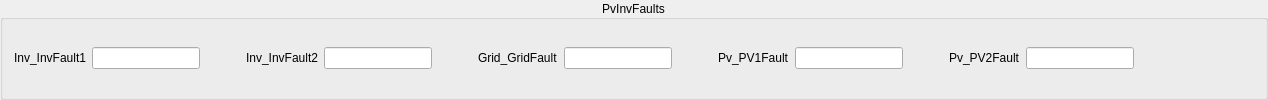
         <widget class="QGroupBox" name="groupBox_pvinv_82">
          <property name="title">
           <string>PvInvFaults</string>
          </property>
          <property name="alignment">
           <set>Qt::AlignCenter</set>
          </property>
          <layout class="QGridLayout" name="gridLayout_13">
           <item row="0" column="7">
            <widget class="QLineEdit" name="lineEdit_pvinv_82_02">
             <property name="readOnly">
              <bool>true</bool>
             </property>
            </widget>
           </item>
           <item row="0" column="2">
            <spacer name="horizontalSpacer_11">
             <property name="orientation">
              <enum>Qt::Horizontal</enum>
             </property>
             <property name="sizeHint" stdset="0">
              <size>
               <width>40</width>
               <height>20</height>
              </size>
             </property>
            </spacer>
           </item>
           <item row="0" column="6" alignment="Qt::AlignRight">
            <widget class="QLabel" name="label_pvinv_82_02">
             <property name="text">
              <string>Grid_GridFault</string>
             </property>
            </widget>
           </item>
           <item row="0" column="0" alignment="Qt::AlignRight">
            <widget class="QLabel" name="label_pvinv_82_00">
             <property name="text">
              <string>Inv_InvFault1</string>
             </property>
            </widget>
           </item>
           <item row="0" column="8">
            <spacer name="horizontalSpacer_8">
             <property name="orientation">
              <enum>Qt::Horizontal</enum>
             </property>
             <property name="sizeHint" stdset="0">
              <size>
               <width>40</width>
               <height>20</height>
              </size>
             </property>
            </spacer>
           </item>
           <item row="0" column="15">
            <spacer name="horizontalSpacer_22">
             <property name="orientation">
              <enum>Qt::Horizontal</enum>
             </property>
             <property name="sizeHint" stdset="0">
              <size>
               <width>40</width>
               <height>20</height>
              </size>
             </property>
            </spacer>
           </item>
           <item row="0" column="9" alignment="Qt::AlignRight">
            <widget class="QLabel" name="label_pvinv_82_03">
             <property name="text">
              <string>Pv_PV1Fault</string>
             </property>
            </widget>
           </item>
           <item row="0" column="10">
            <widget class="QLineEdit" name="lineEdit_pvinv_82_03">
             <property name="readOnly">
              <bool>true</bool>
             </property>
            </widget>
           </item>
           <item row="0" column="5">
            <spacer name="horizontalSpacer_12">
             <property name="orientation">
              <enum>Qt::Horizontal</enum>
             </property>
             <property name="sizeHint" stdset="0">
              <size>
               <width>40</width>
               <height>20</height>
              </size>
             </property>
            </spacer>
           </item>
           <item row="0" column="1">
            <widget class="QLineEdit" name="lineEdit_pvinv_82_00">
             <property name="readOnly">
              <bool>true</bool>
             </property>
            </widget>
           </item>
           <item row="0" column="13">
            <widget class="QLineEdit" name="lineEdit_pvinv_82_04">
             <property name="readOnly">
              <bool>true</bool>
             </property>
            </widget>
           </item>
           <item row="0" column="4">
            <widget class="QLineEdit" name="lineEdit_pvinv_82_01">
             <property name="readOnly">
              <bool>true</bool>
             </property>
            </widget>
           </item>
           <item row="0" column="3" alignment="Qt::AlignRight">
            <widget class="QLabel" name="label_pvinv_82_01">
             <property name="text">
              <string>Inv_InvFault2</string>
             </property>
            </widget>
           </item>
           <item row="0" column="11">
            <spacer name="horizontalSpacer_13">
             <property name="orientation">
              <enum>Qt::Horizontal</enum>
             </property>
             <property name="sizeHint" stdset="0">
              <size>
               <width>40</width>
               <height>20</height>
              </size>
             </property>
            </spacer>
           </item>
           <item row="0" column="12" alignment="Qt::AlignRight">
            <widget class="QLabel" name="label_pvinv_82_04">
             <property name="text">
              <string>Pv_PV2Fault</string>
             </property>
            </widget>
           </item>
           <item row="0" column="14">
            <spacer name="horizontalSpacer_21">
             <property name="orientation">
              <enum>Qt::Horizontal</enum>
             </property>
             <property name="sizeHint" stdset="0">
              <size>
               <width>40</width>
               <height>20</height>
              </size>
             </property>
            </spacer>
           </item>
           <item row="0" column="16">
            <spacer name="horizontalSpacer_23">
             <property name="orientation">
              <enum>Qt::Horizontal</enum>
             </property>
             <property name="sizeHint" stdset="0">
              <size>
               <width>40</width>
               <height>20</height>
              </size>
             </property>
            </spacer>
           </item>
          </layout>
         </widget>
